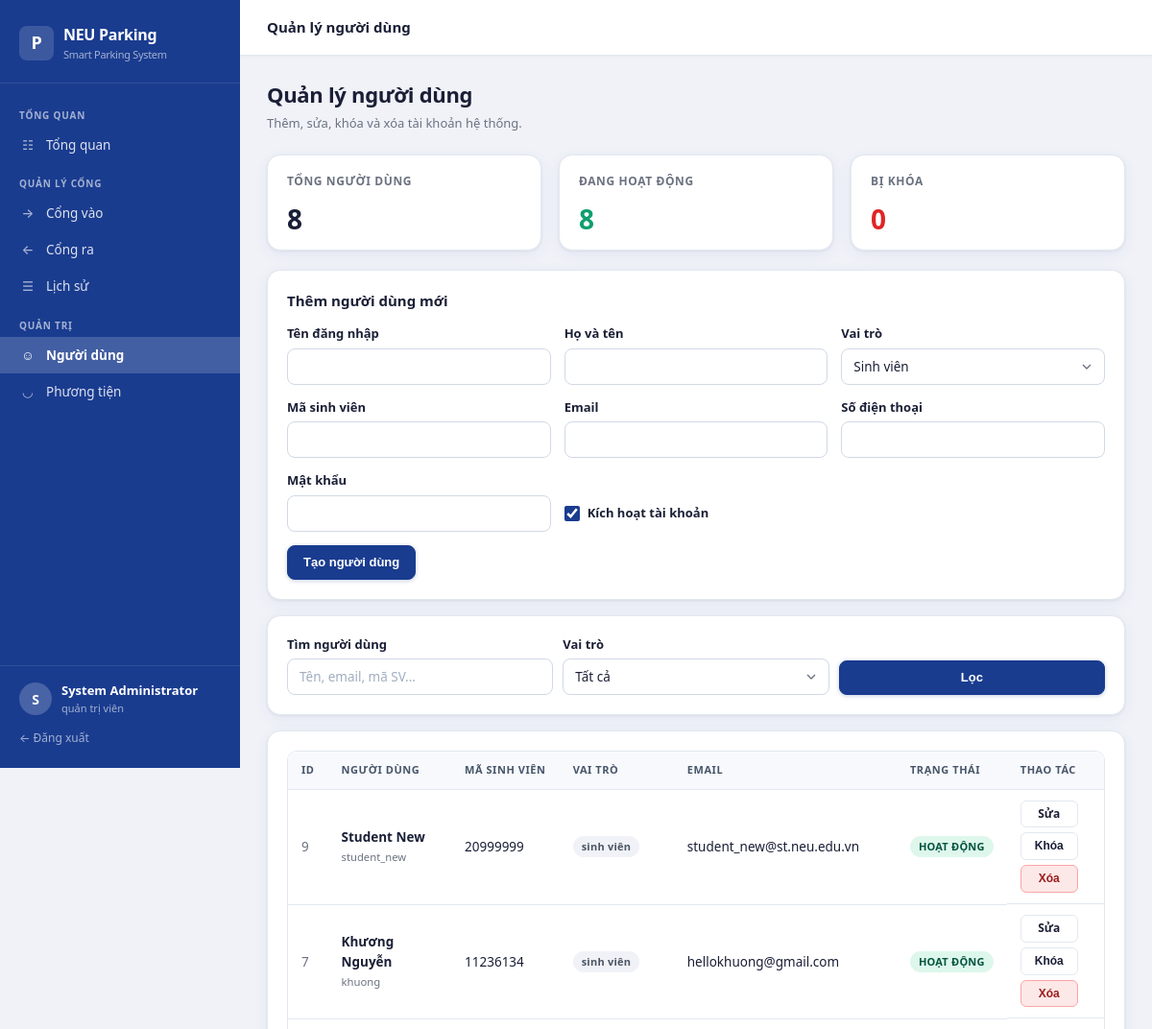
/admin/users (signed in, upper part), run on an earlier commit of the app's database.
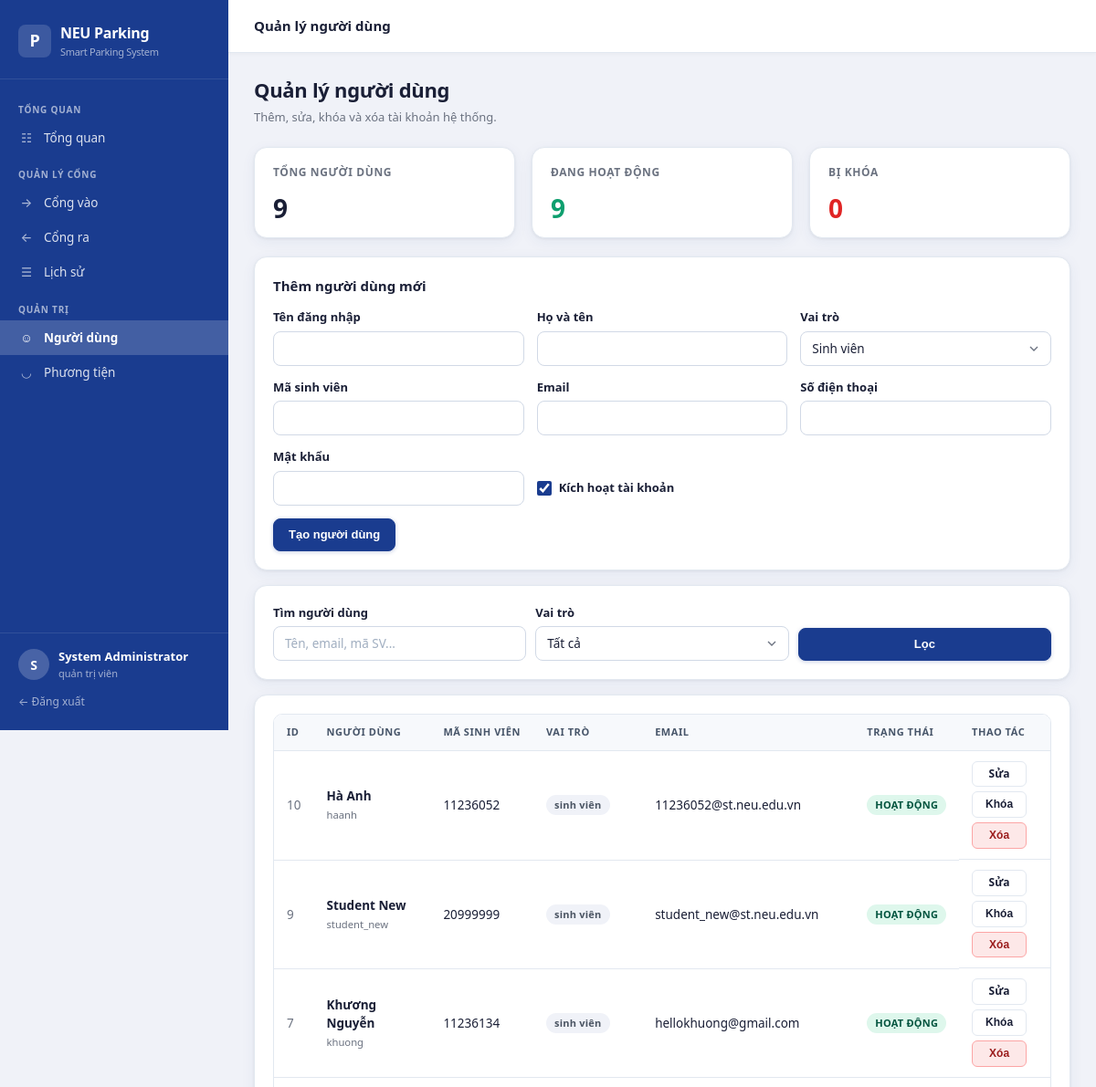
And on a later commit of the database.
### tables this page shows
CREATE TABLE users (
            id INTEGER PRIMARY KEY AUTOINCREMENT,
            username TEXT UNIQUE NOT NULL,
            password_hash TEXT NOT NULL,
            full_name TEXT NOT NULL,
            role TEXT NOT NULL DEFAULT 'student' CHECK (role IN ('admin', 'student', 'guard')),
            student_code TEXT UNIQUE,
            email TEXT UNIQUE,
            phone TEXT,
            is_active INTEGER NOT NULL DEFAULT 1,
            created_at TEXT DEFAULT CURRENT_TIMESTAMP
        );

### app.py (the view)
@app.route("/admin/users")
@roles_required("admin")
def user_management():
    keyword = (request.args.get("q") or "").strip()
    role = (request.args.get("role") or "").strip()
    edit_user_id = (request.args.get("edit") or "").strip()
    editing_user = get_user_detail(int(edit_user_id)) if edit_user_id.isdigit() else None
    users = list_users(keyword=keyword, role=role)
    context = {
        "users": users,
        "total_users": int(_fetch_scalar("SELECT COUNT(*) FROM users")),
        "active_users": int(_fetch_scalar("SELECT COUNT(*) FROM users WHERE is_active=1")),
        "locked_users": int(_fetch_scalar("SELECT COUNT(*) FROM users WHERE is_active=0")),
        "q": keyword,
        "role_filter": role,
        "editing_user": editing_user,
        "user_form": _user_form_defaults(editing_user),
    }
    return render_template("user_management.html", **context)

### app.py (called while the page is built, shortened)
def _engine():
    return get_engine()

def _fetch_scalar(sql: str, params: dict | None = None, default=0):
    with _engine().connect() as conn:
        value = conn.execute(text(sql), params or {}).scalar()
        return default if value is None else value

def _user_form_defaults(data: dict | None = None) -> dict:
    payload = {
        "username": "",
        "full_name": "",
        "role": "student",
        "student_code": "",
        "email": "",
        "phone": "",
        "is_active": True,
    }
    return payload

def roles_required(*roles: str):
    def decorator(view):
        @wraps(view)
        def wrapped_view(*args, **kwargs):
            if not g.user:
                return redirect(url_for("login", next=request.path))
            if g.user.get("role") not in roles:
                flash("Bạn không có quyền truy cập trang này.", "error")
                return redirect(url_for("dashboard"))
            return view(*args, **kwargs)
        return wrapped_view
    return decorator

### services/db_service.py (called while the page is built)
def get_engine():
    global _ENGINE
    if _ENGINE is None:
        _ENGINE = create_engine(Config.DATABASE_URL, future=True)
    return _ENGINE

### templates/user_management.html (shortened to what the changed rows need)
{% extends 'base.html' %}
{% block extra_css %}
<link rel="stylesheet" href="{{ url_for('static', filename='css/admin.css') }}">
{% endblock %}
{% block content %}
<div class="page-header">
    <div>
        <h1 class="page-title">Quản lý người dùng</h1>
    </div>
</div>
<div class="grid grid-3" style="margin-bottom:20px;">
    <article class="stat-card">
        <p class="stat-label">Tổng người dùng</p>
        <p class="stat-value">{{ total_users }}</p>
    </article>
    <article class="stat-card">
        <p class="stat-label">Đang hoạt động</p>
        <p class="stat-value" style="color:var(--success);">{{ active_users }}</p>
    </article>
</div>
<article class="section-card" style="margin-bottom:16px;">
    <h2 class="section-title">{{ 'Cập nhật người dùng' if editing_user else 'Thêm người dùng mới' }}</h2>
</article>
<article class="section-card">
    <div class="table-wrapper">
        <table>
            <thead>
                <tr>
                    <th>ID</th>
                    <th>Người dùng</th>
                    <th>Mã sinh viên</th>
                    <th>Vai trò</th>
                    <th>Email</th>
                    <th>Trạng thái</th>
                    <th>Thao tác</th>
                </tr>
            </thead>
            <tbody>
                {% for user in users %}
                <tr>
                    <td style="color:var(--text-secondary);">{{ user.id }}</td>
                    <td>
                        <strong>{{ user.full_name }}</strong><br>
                        <small style="color:var(--text-secondary);">{{ user.username }}</small>
                    </td>
                    <td>{{ user.student_code or '—' }}</td>
                    <td><span class="badge badge-secondary">{{ translate_role(user.role) }}</span></td>
                    <td>{{ user.email or '—' }}</td>
                    <td>
                        {% if user.is_active %}
                            <span class="badge badge-success">HOẠT ĐỘNG</span>
                        {% else %}
                            <span class="badge badge-danger">BỊ KHÓA</span>
                        {% endif %}
                    </td>
                    <td class="actions-cell actions-stack">
                        <a class="btn btn-secondary btn-small" href="{{ url_for('user_management', edit=user.id, q=q, role=role_filter) }}">Sửa</a>
                        <form method="post" action="{{ url_for('toggle_user_route', user_id=user.id) }}">
                            <button class="btn btn-secondary btn-small" type="submit">{{ 'Khóa' if user.is_active else 'Mở khóa' }}</button>
                        </form>
                        <form method="post" action="{{ url_for('delete_user_route', user_id=user.id) }}" onsubmit="return confirm('Xóa người dùng này?');">
                            <button class="btn btn-danger btn-small" type="submit">Xóa</button>
                        </form>
                    </td>
                </tr>
                {% else %}
                <tr>
                    <td colspan="7" class="muted" style="text-align:center;padding:24px;">Không có người dùng phù hợp.</td>
                </tr>
                {% endfor %}
            </tbody>
        </table>
    </div>
</article>
{% endblock %}

What changed in the data, as far as the page shows it:
added users: id "10", full_name "Hà Anh", username "haanh", student_code "11236052", email "11236052@st.neu.edu.vn", shows "HOẠT ĐỘNG", is_active "Khóa"
Also different on the page:
{{ total_users }}: "8" → "9"
{{ active_users }}: "8" → "9"
